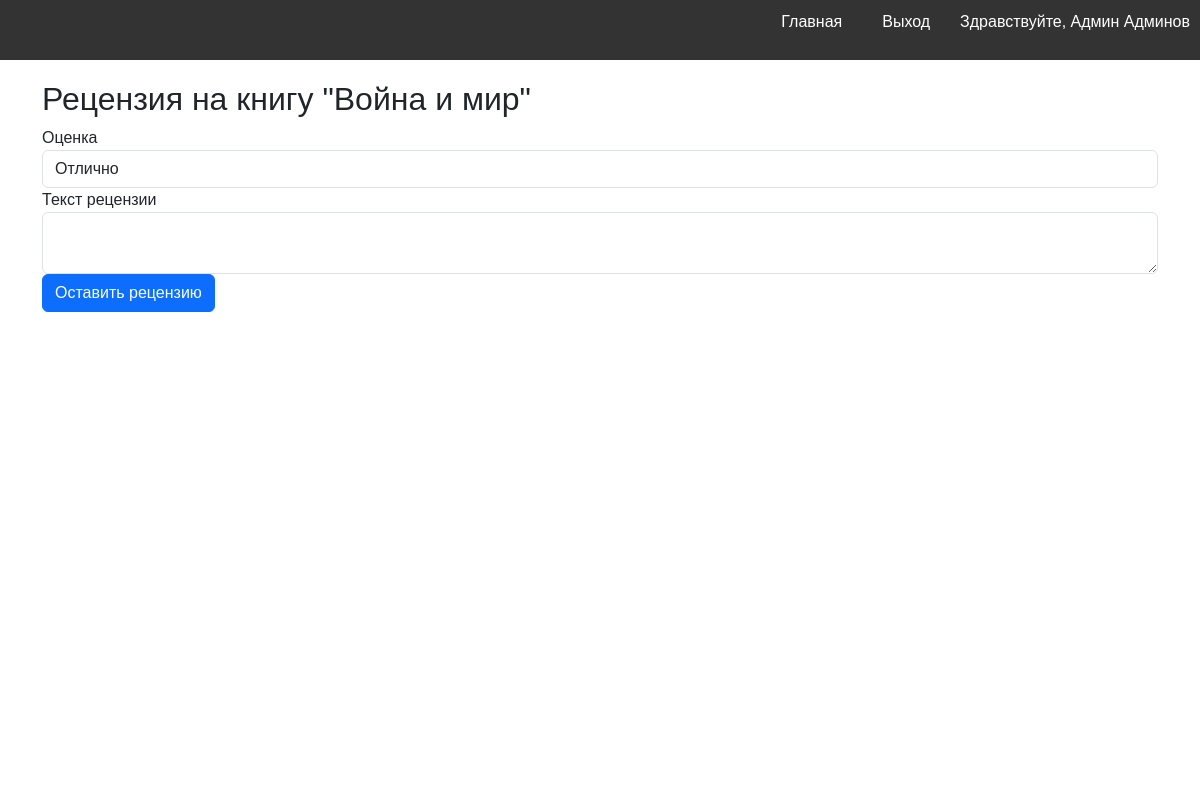
Screenshot of /book/1/review (signed in) with the database file from the repository.
### models.py (models this page shows, shortened)
class User(db.Model, UserMixin):
    __tablename__ = 'users'
    id = db.Column(db.Integer, primary_key=True)
    username = db.Column(db.String(100), unique=True, nullable=False)
    password = db.Column(db.String(100), nullable=False)
    last_name = db.Column(db.String(100), nullable=False)
    first_name = db.Column(db.String(100), nullable=False)
    middle_name = db.Column(db.String(100))
    role_id = db.Column(db.Integer, db.ForeignKey('roles.id'), nullable=False)
    reviews = db.relationship('Review', backref='user')
    role = db.relationship('Role', backref='users')

class Book(db.Model):
    __tablename__ = 'books'
    id = db.Column(db.Integer, primary_key=True)
    title = db.Column(db.String(255), nullable=False)
    short_description = db.Column(db.Text, nullable=False)
    year = db.Column(db.Integer, nullable=False)
    publisher = db.Column(db.String(255), nullable=False)
    author = db.Column(db.String(255), nullable=False)
    page_count = db.Column(db.Integer, nullable=False)
    cover_id = db.Column(db.Integer, db.ForeignKey('covers.id'), nullable=False)
    genres = db.relationship('Genre', secondary=book_genres, backref='books')
    cover = db.relationship('Cover', backref='book')

### books.py (the view, shortened to what this page needs)
@books.route('/book/<int:book_id>/review', methods=['GET', 'POST'])
@login_required
def review(book_id):
    book = Book.query.get_or_404(book_id)
    form = ReviewForm()
    user_review = Review.query.filter_by(user_id=current_user.id, book_id=book_id).first()
    if user_review:
        flash('Вы уже оставили рецензию для этой книги', 'info')
        return redirect(url_for('books.book', book_id=book_id))
    return render_template('review.html', form=form, book=book)

### forms.py
class ReviewForm(FlaskForm):
    rating = SelectField('Оценка', choices=[
        ('5', 'Отлично'),
        ('4', 'Хорошо'),
        ('3', 'Удовлетворительно'),
        ('2', 'Неудовлетворительно'),
        ('1', 'Плохо'),
        ('0', 'Ужасно')
    ], validators=[InputRequired()])
    text = TextAreaField('Текст рецензии', validators=[InputRequired(), Length(max=1000)])
    submit = SubmitField('Оставить рецензию')

### app.py (called while the page is built)
@login_manager.user_loader
def load_user(user_id):
    return User.query.get(int(user_id))

### templates/review.html (shortened to what this page needs)
{% extends 'base.html' %}
{% block content %}
    <div class="container">
        <h2>Рецензия на книгу "{{ book.title }}"</h2>
        <form method="POST">
            <div class="form-group">
                {{ form.rating.label(class="form-control-label") }}
                {{ form.rating(class="form-control") }}
            </div>
            <div class="form-group">
                {{ form.text.label(class="form-control-label") }}
                {{ form.text(class="form-control", id='review-text') }}
            </div>
            <button type="submit" class="btn btn-primary">Оставить рецензию</button>
        </form>
    </div>
{% endblock %}

### templates/base.html (shortened to what this page needs)
<!DOCTYPE html>
<html lang="ru">
<head>
    <link rel="stylesheet" href="https://cdn.jsdelivr.net/npm/easymde/dist/easymde.min.css">
    <link rel="stylesheet" href="https://cdn.jsdelivr.net/npm/bootstrap@5.3.2/dist/css/bootstrap.min.css"
>
    <link rel="stylesheet" href="{{ url_for('static', filename='styles.css') }}">
</head>
<body>
    <img src="{{ url_for('static', filename='watermark.png') }}" alt="Watermark" class="watermark">
    {% include 'navbar.html' %}
    <section>
        <div class="main-container">
            <div class="content">
                {% block content %}{% endblock %}
            </div>
        </div>
    </section>
</body>
</html>

### templates/navbar.html
<nav>
    <ul>
        <li><a href="{{ url_for('index') }}">Главная</a></li>
        {% if current_user.is_authenticated %}
            <li><a href="{{ url_for('logout') }}">Выход</a></li>
            <li><span>Здравствуйте, {{ current_user.first_name }} {{ current_user.last_name }}</span></li>
        {% else %}
            <li><a href="{{ url_for('login') }}">Вход</a></li>
            <li><a href="{{ url_for('register') }}">Регистрация</a></li>
        {% endif %}
    </ul>
</nav>

### static/styles.css (style rules this page uses)
body { font-family: Arial, sans-serif; }
.main-container { display: flex; justify-content: center; }
.content { padding: 20px; max-width: 1200px; width: 100%; }
nav { background-color: #333; color: white; padding: 10px; text-align: center; }
nav ul { list-style-type: none; padding: 0; display: flex; justify-content: flex-end; gap: 10px; }
nav ul li { margin-left: 10px; }
nav ul li a { color: white; text-decoration: none; padding: 10px; }
.watermark { position: fixed; height: 100%; width: 100%; background-size: contain; background-repeat: no-repeat; background-position: center; z-index: -1; }

### rows the page displays
User: first_name "Админ", last_name "Админов"
Book: title "Война и мир"
